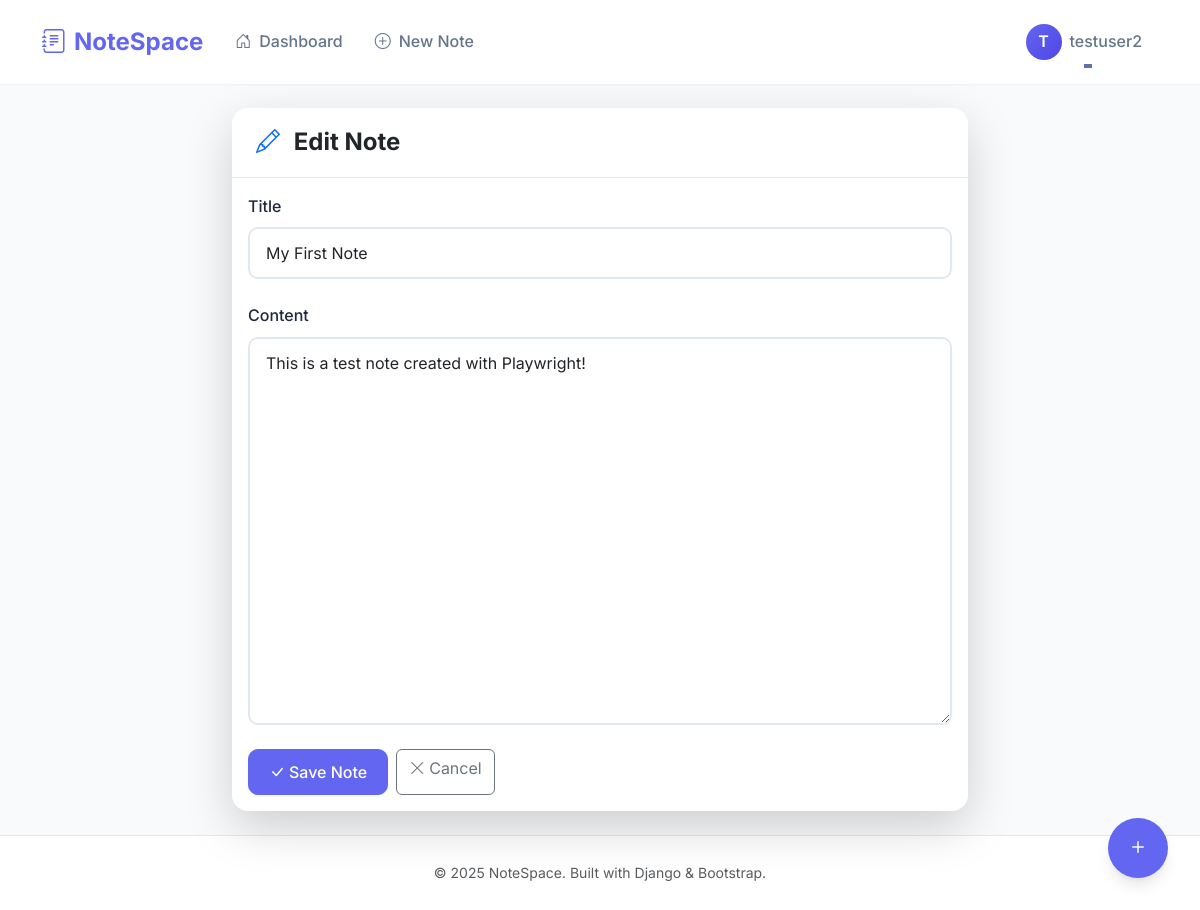
/notes/1/edit/ (signed in), run on the app's committed database.
### core/models.py (models this page shows, shortened)
class Note(models.Model):
    title = models.CharField(max_length=255)
    content = models.TextField(blank=True, default='')
    owner = models.ForeignKey(User, on_delete=models.CASCADE, related_name='notes')
    created_at = models.DateTimeField(auto_now_add=True)
    updated_at = models.DateTimeField(auto_now=True)
    class Meta:
        ordering = ['-updated_at']

### core/views.py (the view)
# urls.py: path('notes/<int:pk>/edit/', views.note_edit, name='note_edit'),
@login_required
def note_edit(request, pk):
    note = get_object_or_404(Note, pk=pk)
    is_owner = note.owner == request.user
    shared_access = SharedAccess.objects.filter(note=note, user=request.user).first()
    can_edit = is_owner or (shared_access and shared_access.role == 'editor')
    if not can_edit:
        messages.error(request, 'You do not have permission to edit this note.')
        return redirect('note_detail', pk=pk)
    if request.method == 'POST':
        form = NoteForm(request.POST, instance=note)
        if form.is_valid():
            note = form.save()
            last_version = NoteVersion.objects.filter(note=note).order_by('-version_number').first()
            version_num = (last_version.version_number + 1) if last_version else 1
            NoteVersion.objects.create(
                note=note,
                title=note.title,
                content=note.content,
                created_by=request.user,
                version_number=version_num
            )
            ActivityLog.objects.create(
                note=note,
                user=request.user,
                action='updated'
            )
            messages.success(request, 'Note updated successfully!')
            return redirect('note_detail', pk=pk)
    else:
        form = NoteForm(instance=note)
    return render(request, 'core/note_form.html', {'form': form, 'note': note, 'action': 'Edit'})

### core/forms.py
class NoteForm(forms.ModelForm):
    class Meta:
        model = Note
        fields = ['title', 'content']
        widgets = {
            'title': forms.TextInput(attrs={
                'class': 'form-control',
                'placeholder': 'Enter note title'
            }),
            'content': forms.Textarea(attrs={
                'class': 'form-control',
                'rows': 15,
                'placeholder': 'Write your note content here...'
            }),
        }

### core/templates/core/note_form.html (shortened to what this page needs)
{% extends 'core/base.html' %}
{% block content %}
<div class="row justify-content-center">
    <div class="col-lg-8">
        <div class="card border-0 shadow-lg interactive-hover" style="animation: fadeInUp 0.5s ease;">
            <div class="card-header bg-white">
                <h4 class="mb-0 fw-bold">
                    <i class="bi bi-{% if action == 'Create' %}plus-circle text-success{% else %}pencil text-primary{% endif %} me-2"></i>
                    {{ action }} Note
                </h4>
            </div>
            <div class="card-body">
                <form method="post">
                    <div class="mb-4">
                        <label for="id_title" class="form-label fw-medium">Title</label>
                        {{ form.title }}
                    </div>
                    <div class="mb-4">
                        <label for="id_content" class="form-label fw-medium">Content</label>
                        {{ form.content }}
                    </div>
                    <div class="d-flex gap-2">
                        <button type="submit" class="btn btn-primary">
                            <i class="bi bi-check-lg me-1"></i>Save Note
                        </button>
                        {% if note %}
                        <a href="{% url 'note_detail' note.pk %}" class="btn btn-outline-secondary">
                            <i class="bi bi-x-lg me-1"></i>Cancel
                        </a>
                        {% else %}
                        <a href="{% url 'dashboard' %}" class="btn btn-outline-secondary">
                            <i class="bi bi-x-lg me-1"></i>Cancel
                        </a>
                        {% endif %}
                    </div>
                </form>
            </div>
        </div>
    </div>
</div>
{% endblock %}

### core/templates/core/base.html (shortened to what this page needs)
<!DOCTYPE html>
<html lang="en">
<head>
    <link href="https://cdn.jsdelivr.net/npm/bootstrap@5.3.2/dist/css/bootstrap.min.css" rel="stylesheet">
    <link href="https://cdn.jsdelivr.net/npm/bootstrap-icons@1.11.1/font/bootstrap-icons.css" rel="stylesheet">
</head>
<body>
    <nav class="navbar navbar-expand-lg navbar-light sticky-top">
        <div class="container">
            <a class="navbar-brand" href="{% url 'dashboard' %}">
                <i class="bi bi-journal-text me-2"></i>NoteSpace
            </a>
            <div class="collapse navbar-collapse" id="navbarNav">
                {% if user.is_authenticated %}
                <ul class="navbar-nav me-auto">
                    <li class="nav-item">
                        <a class="nav-link" href="{% url 'dashboard' %}">
                            <i class="bi bi-house-door me-2"></i>Dashboard
                        </a>
                    </li>
                    <li class="nav-item">
                        <a class="nav-link" href="{% url 'note_create' %}">
                            <i class="bi bi-plus-circle me-2"></i>New Note
                        </a>
                    </li>
                </ul>
                <ul class="navbar-nav align-items-center">
                    <li class="nav-item dropdown">
                        <a class="nav-link dropdown-toggle d-flex align-items-center gap-2" href="#" id="userDropdown" role="button" data-bs-toggle="dropdown">
                            <div class="user-avatar">
                                {{ user.username|slice:":1"|upper }}
                            </div>
                            <span class="d-none d-md-inline">{{ user.username }}</span>
                        </a>
                    </li>
                </ul>
                {% endif %}
            </div>
        </div>
    </nav>
    <main class="py-4 page-content">
        <div class="container">
            {% block content %}{% endblock %}
        </div>
    </main>
    {% if user.is_authenticated %}
    <a href="{% url 'note_create' %}" class="fab" title="Create New Note">
        <i class="bi bi-plus"></i>
    </a>
    {% endif %}
    <footer class="py-4 mt-auto">
        <div class="container text-center text-muted">
            <small>&copy; 2025 NoteSpace. Built with Django & Bootstrap.</small>
        </div>
    </footer>
</body>
</html>

### core/templates/core/base.html (style rules this page uses)
:root { --primary-color: #6366f1; --primary-hover: #4f46e5; --secondary-color: #64748b; --success-color: #22c55e; --danger-color: #ef4444; --warning-color: #f59e0b; --background-color: #f8fafc; --surface-color: #ffffff; --text-primary: #1e293b; --text-secondary: #64748b; --border-color: #e2e8f0; --shadow-sm: 0 1px 2px 0 rgb(0 0 0 / 0.05); --shadow-md: 0 4px 6px -1px rgb(0 0 0 / 0.1), 0 2px 4px -2px rgb(0 0 0 / 0.1); --shadow-lg: 0 10px 15px -3px rgb(0 0 0 / 0.1), 0 4px 6px -4px rgb(0 0 0 / 0.1); --shadow-xl: 0 20px 25px -5px rgb(0 0 0 / 0.1), 0 8px 10px -6px rgb(0 0 0 / 0.1); --transition-fast: 150ms ease; --transition-base: 200ms ease; --transition-slow: 300ms ease; --radius-sm: 6px; --radius-md: 10px; --radius-lg: 16px; --radius-xl: 24px; }
* { margin: 0; padding: 0; box-sizing: border-box; }
body { font-family: 'Inter', -apple-system, BlinkMacSystemFont, sans-serif; background-color: var(--background-color); color: var(--text-primary); line-height: 1.6; min-height: 100vh; }
.navbar { background: rgba(255, 255, 255, 0.95) !important; backdrop-filter: blur(12px); -webkit-backdrop-filter: blur(12px); box-shadow: var(--shadow-sm); padding: 1rem 0; transition: all var(--transition-base); }
.navbar-brand { font-weight: 700; font-size: 1.5rem; color: var(--primary-color) !important; transition: transform var(--transition-base); }
.nav-link { font-weight: 500; color: var(--text-secondary) !important; padding: 0.5rem 1rem !important; border-radius: var(--radius-md); transition: all var(--transition-base); position: relative; }
.nav-link::after { content: ''; position: absolute; bottom: 0; left: 50%; transform: translateX(-50%); width: 0; height: 2px; background: var(--primary-color); transition: width var(--transition-base); }
.btn-primary { background: var(--primary-color); border-color: var(--primary-color); border-radius: var(--radius-md); font-weight: 500; padding: 0.625rem 1.25rem; transition: all var(--transition-base); box-shadow: var(--shadow-sm); }
.fab { position: fixed; bottom: 2rem; right: 2rem; width: 60px; height: 60px; border-radius: 50%; background: var(--primary-color); color: white; border: none; box-shadow: var(--shadow-lg); display: flex; align-items: center; justify-content: center; font-size: 1.5rem; cursor: pointer; transition: all var(--transition-base); z-index: 1000; animation: fabBounceIn 0.5s ease backwards; animation-delay: 0.5s; }
.form-control, .form-select { border-radius: var(--radius-md); border: 2px solid var(--border-color); padding: 0.75rem 1rem; font-size: 1rem; transition: all var(--transition-fast); }
.form-label { font-weight: 500; color: var(--text-primary); margin-bottom: 0.5rem; }
.card { border: none; border-radius: var(--radius-lg); box-shadow: var(--shadow-md); transition: all var(--transition-base); }
.card-header { background: var(--surface-color); border-bottom: 1px solid var(--border-color); padding: 1.25rem 1.5rem; }
.card-header:first-child { border-radius: var(--radius-lg) var(--radius-lg) 0 0; }
.page-content { animation: fadeIn 0.3s ease; }
footer { background: var(--surface-color); border-top: 1px solid var(--border-color); margin-top: auto; }
.interactive-hover { transition: all var(--transition-base); }
.user-avatar { width: 36px; height: 36px; border-radius: 50%; background: linear-gradient(135deg, var(--primary-color), var(--primary-hover)); color: white; display: flex; align-items: center; justify-content: center; font-weight: 600; transition: transform var(--transition-fast); }

### data on the page
Note: title "My First Note", content "This is a test note created with Playwright!"

### other printed values
{{ user.username|slice:":1"|upper }} "T"
{{ user.username }} "testuser2"
{{ action }} "Edit"
